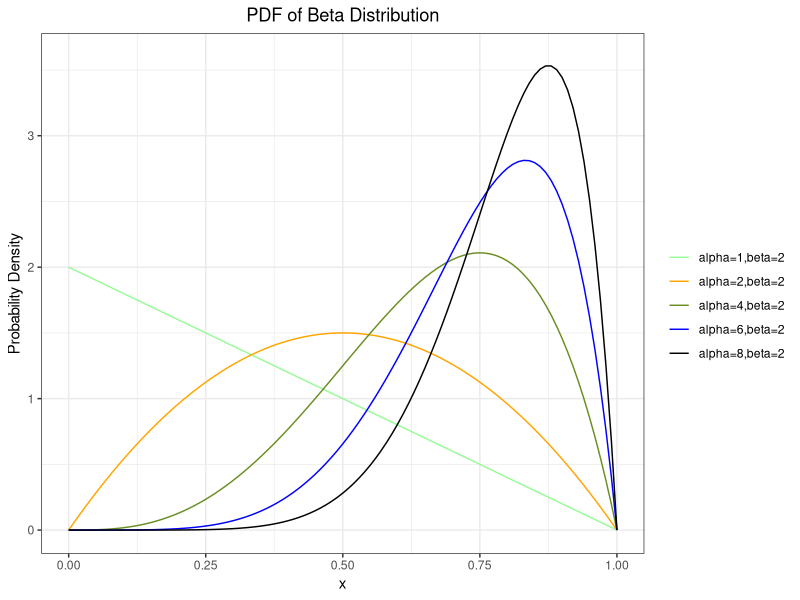
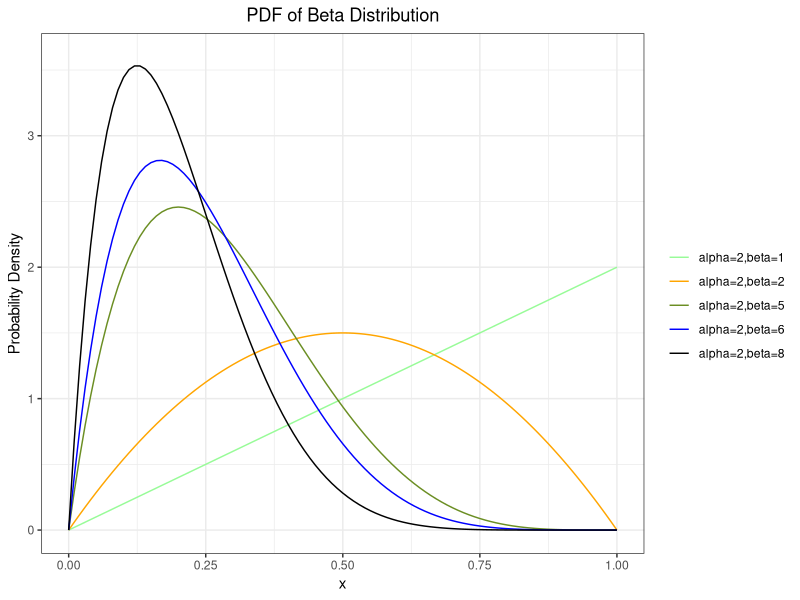
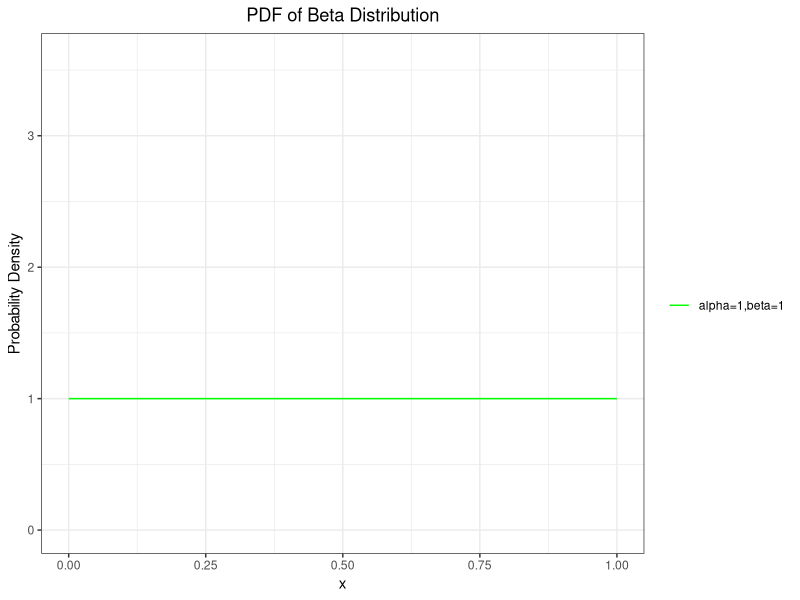
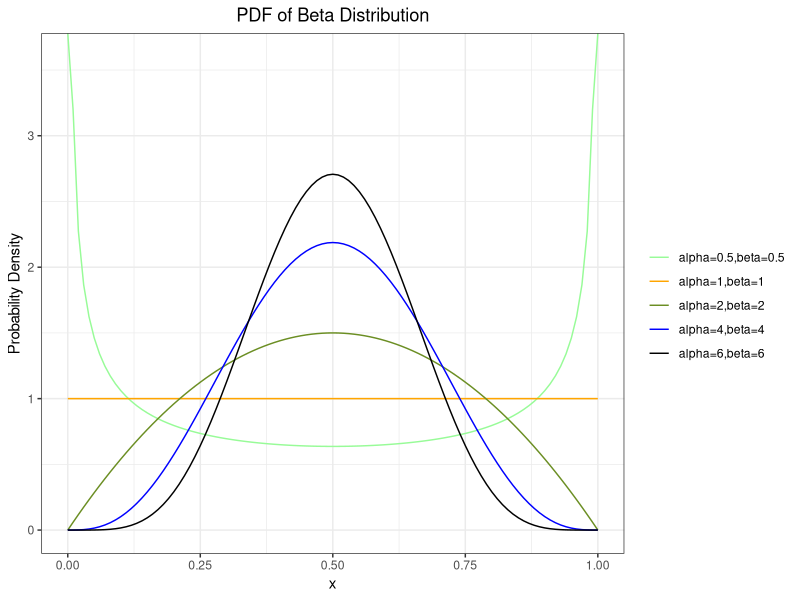
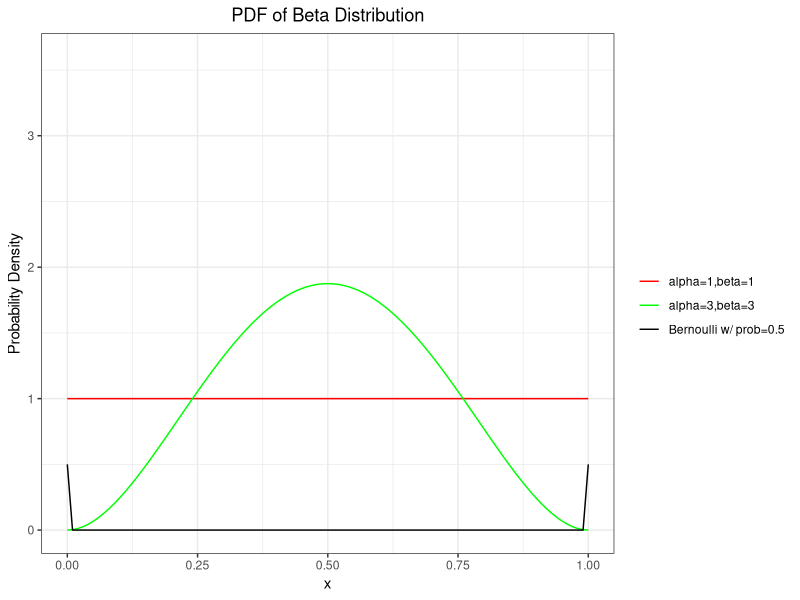
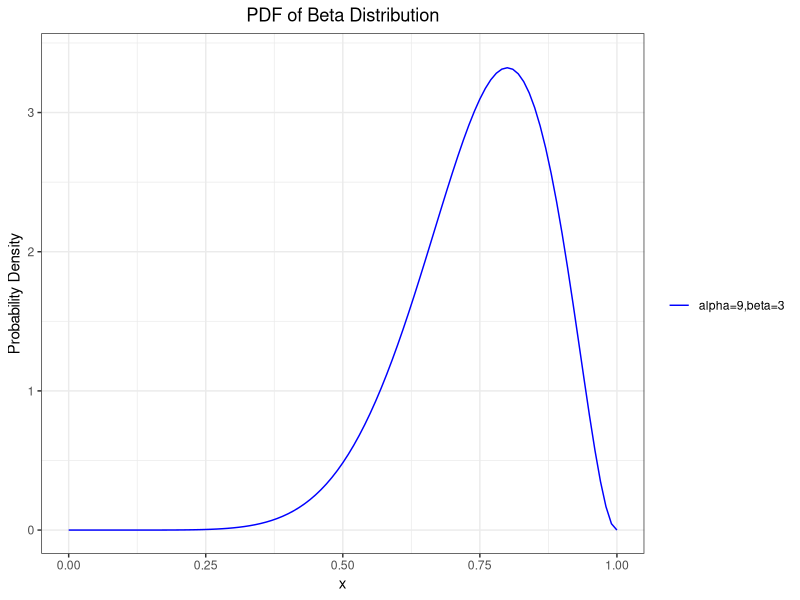

These charts were generated, in order, by the following R code:
## ---- chunk 1
library(ggplot2)
## ---- chunk 2
x <- seq(0,1,by=0.2)

df <- data.frame(x)
ggplot(data=df, aes(x=x))+
  stat_function(fun=dbeta, args=list(shape1=1, shape2=2), aes(colour = "alpha=1,beta=2")) + 
  stat_function(fun=dbeta, args=list(shape1=2, shape2=2), aes(colour = "alpha=2,beta=2")) +
  stat_function(fun=dbeta, args=list(shape1=4, shape2=2), aes(colour = "alpha=4,beta=2")) +
  stat_function(fun=dbeta, args=list(shape1=6, shape2=2), aes(colour = "alpha=6,beta=2")) +
  stat_function(fun=dbeta, args=list(shape1=8, shape2=2), aes(colour = "alpha=8,beta=2")) +
  scale_y_continuous(limits=c(0,3.6)) +
  scale_colour_manual("", values = c("palegreen", "orange", "olivedrab", "blue", "black")) + 
  ylab("Probability Density") +
  ggtitle("PDF of Beta Distribution") + 
  theme_bw() + 
  theme(plot.title = element_text(hjust = 0.5))
## ---- chunk 3
ggplot(data=df, aes(x=x))+
  stat_function(fun=dbeta, args=list(shape1=2, shape2=1), aes(colour = "alpha=2,beta=1")) + 
  stat_function(fun=dbeta, args=list(shape1=2, shape2=2), aes(colour = "alpha=2,beta=2")) +
  stat_function(fun=dbeta, args=list(shape1=2, shape2=5), aes(colour = "alpha=2,beta=5")) +
  stat_function(fun=dbeta, args=list(shape1=2, shape2=6), aes(colour = "alpha=2,beta=6")) +
  stat_function(fun=dbeta, args=list(shape1=2, shape2=8), aes(colour = "alpha=2,beta=8")) +
  scale_y_continuous(limits=c(0,3.6)) +
  scale_colour_manual("", values = c("palegreen", "orange", "olivedrab", "blue", "black")) + 
  ylab("Probability Density") +
  ggtitle("PDF of Beta Distribution") + 
  theme_bw() + 
  theme(plot.title = element_text(hjust = 0.5))
## ---- chunk 4
ggplot(data=df, aes(x=x))+
  stat_function(fun=dbeta, args=list(shape1=1, shape2=1), aes(colour = "alpha=1,beta=1")) +
  scale_y_continuous(limits=c(0,3.6)) +
  scale_colour_manual("", values = c("green")) + 
  ylab("Probability Density") +
  ggtitle("PDF of Beta Distribution") + 
  theme_bw() + 
  theme(plot.title = element_text(hjust = 0.5))
## ---- chunk 5
ggplot(data=df, aes(x=x))+
  stat_function(fun=dbeta, args=list(shape1=0.5, shape2=0.5), aes(colour = "alpha=0.5,beta=0.5")) + 
  stat_function(fun=dbeta, args=list(shape1=1, shape2=1), aes(colour = "alpha=1,beta=1")) +
  stat_function(fun=dbeta, args=list(shape1=2, shape2=2), aes(colour = "alpha=2,beta=2")) +
  stat_function(fun=dbeta, args=list(shape1=4, shape2=4), aes(colour = "alpha=4,beta=4")) +
  stat_function(fun=dbeta, args=list(shape1=6, shape2=6), aes(colour = "alpha=6,beta=6")) +
  scale_y_continuous(limits=c(0,3.6)) +
  scale_colour_manual("", values = c("palegreen", "orange", "olivedrab", "blue", "black")) + 
  ylab("Probability Density") +
  ggtitle("PDF of Beta Distribution") + 
  theme_bw() + 
  theme(plot.title = element_text(hjust = 0.5))
## ---- chunk 6
ggplot(data=df, aes(x=x))+
  stat_function(fun=dbeta, args=list(shape1=1, shape2=1), aes(colour = "alpha=1,beta=1")) +
  stat_function(fun=dbeta, args=list(shape1=3, shape2=3), aes(colour = "alpha=3,beta=3")) +
  stat_function(fun=dbinom, args=list(size=1, prob=0.5), aes(colour = "Bernoulli w/ prob=0.5")) + # bernoulli
  scale_y_continuous(limits=c(0,3.6)) +
  scale_colour_manual("", values = c("red","green","black")) + 
  ylab("Probability Density") +
  ggtitle("PDF of Beta Distribution") + 
  theme_bw() + 
  theme(plot.title = element_text(hjust = 0.5))
## ---- chunk 7
ggplot(data=df, aes(x=x))+
  stat_function(fun=dbeta, args=list(shape1=9, shape2=3), aes(colour = "alpha=9,beta=3")) +
  scale_y_continuous(limits=c(0,3.4)) +
  scale_colour_manual("", values = c("blue")) + 
  ylab("Probability Density") +
  ggtitle("PDF of Beta Distribution") + 
  theme_bw() + 
  theme(plot.title = element_text(hjust = 0.5))
